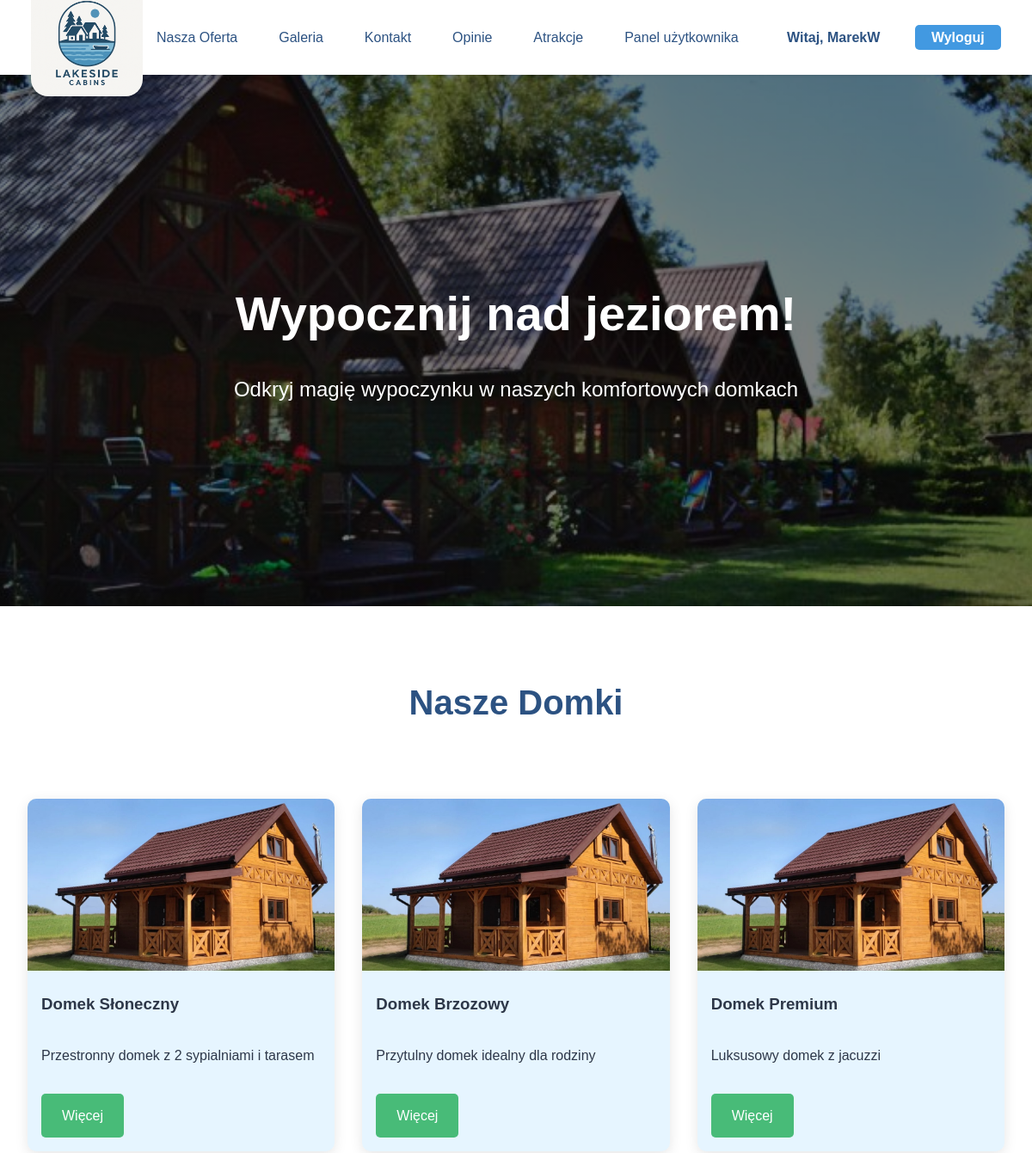
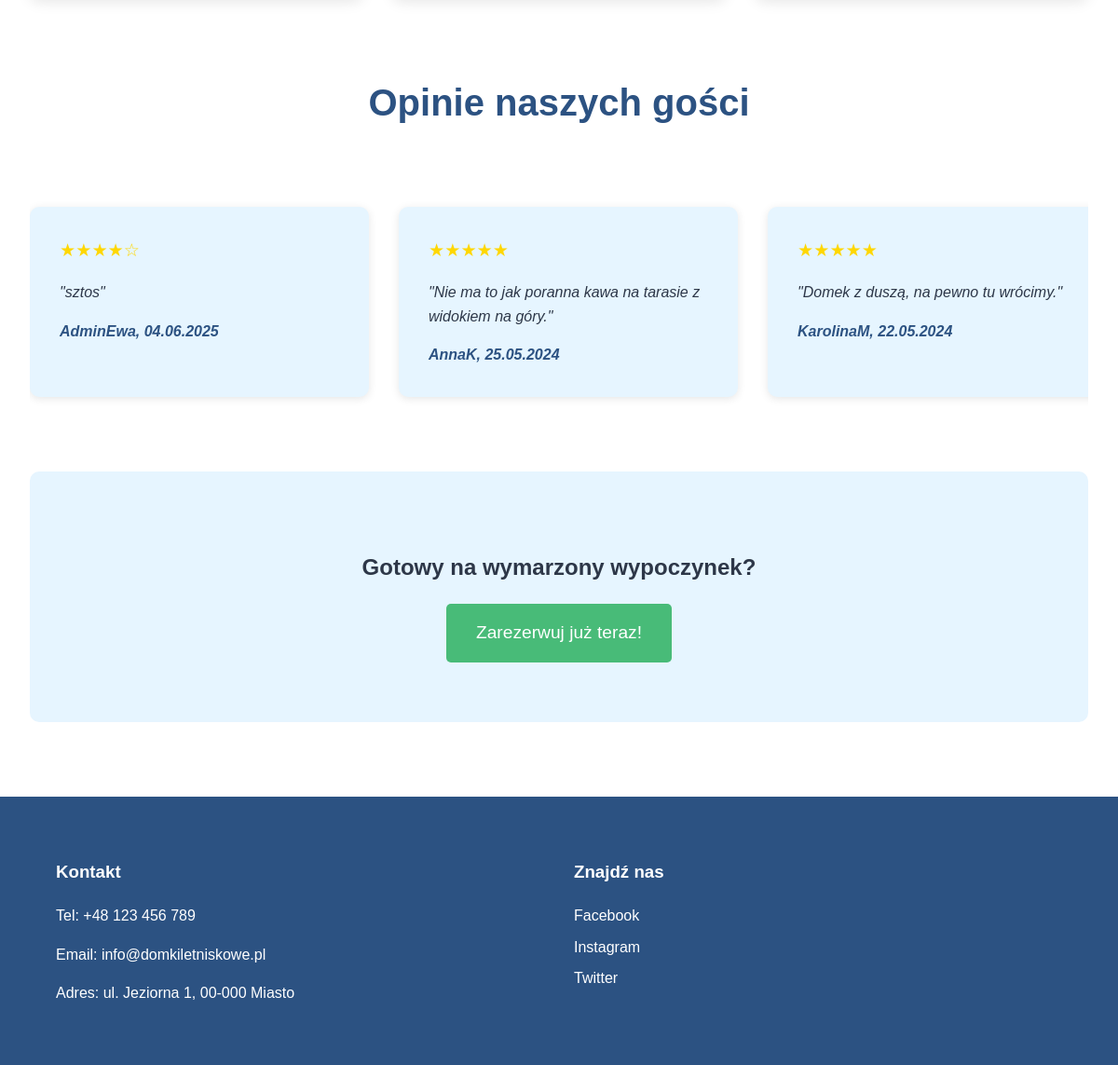
Page /index.php (signed in) on the committed database (2 pictures, top to bottom).
### tables this page shows
CREATE TABLE `opinions` (
  `id` int(11) NOT NULL,
  `user_id` int(11) NOT NULL,
  `content` text NOT NULL,
  `rating` int(11) DEFAULT NULL CHECK (`rating` between 1 and 5),
  `created_at` datetime NOT NULL DEFAULT current_timestamp(),
  `approved` tinyint(1) DEFAULT 0
);

CREATE TABLE `users` (
  `id` int(11) NOT NULL,
  `username` varchar(50) NOT NULL,
  `email` varchar(100) NOT NULL,
  `password` varchar(255) NOT NULL,
  `role` enum('admin','client','konserwator','ksiegowy') DEFAULT 'client'
);

### index.php (the view, shortened to what this page needs)
<?php
$opinie = [];
$host = 'localhost';
$user = 'root';
$pass = '';
$db   = 'domki_letniskowe';
$conn = mysqli_connect($host, $user, $pass, $db);
if ($conn) {
    $sql = "SELECT o.content, o.rating, u.username, o.created_at
            FROM opinions o
            JOIN users u ON o.user_id = u.id
            ORDER BY o.id DESC
            LIMIT 3";
    $result = mysqli_query($conn, $sql);
    if ($result) {
        while ($row = mysqli_fetch_assoc($result)) {
            $opinie[] = $row;
        }
    }
}
?>
<!DOCTYPE html>
<html lang="pl">
<head>
    <link rel="stylesheet" href="css/style.css">
</head>
<body>
    <header>
        <a href="index.php"><img src="assets/logo.png" alt="Logo Domki Letniskowe" class="logo"></a>
        <nav>
            <ul>
                <li><a href="oferta.php">Nasza Oferta</a></li>
                <li><a href="galeria.php">Galeria</a></li>
                <li><a href="kontakt.php">Kontakt</a></li>
                <li><a href="opinie.php">Opinie</a></li>
                <li><a href="atrakcje.php">Atrakcje</a></li>
                <?php if(isset($_SESSION['user_id']) && isset($_SESSION['user_email'])): ?>
                <li><a href="admin.php">Panel użytkownika</a></li>
                <li class="login-btn" style="color:var(--primary-color); font-weight:bold; background:none;">
                    Witaj, <?= htmlspecialchars($_SESSION['user_name']) ?>
                </li>
                <li class="login-btn"><a href="logout.php">Wyloguj</a></li>
                <?php else: ?>
                <li class="login-btn"><a href="login.php">Login</a></li>
                <?php endif; ?>
            </ul>
        </nav>
    </header>
    <section class="hero">
        <div class="hero-content">
            <h1>Wypocznij nad jeziorem!</h1>
            <p>Odkryj magię wypoczynku w naszych komfortowych domkach</p>
        </div>
    </section>
    <main>
        <section class="oferta-skrot">
            <h2>Nasze Domki</h2>
            <div class="domki-container">
                <div class="domek-karta">
                    <img src="assets/sloneczny/domek1.jpg" alt="Domek Słoneczny">
                    <h3>Domek Słoneczny</h3>
                    <p>Przestronny domek z 2 sypialniami i tarasem</p>
                    <a href="oferta.php#domek1" class="btn-wiecej">Więcej</a>
                </div>
                <div class="domek-karta">
                    <img src="assets/brzozowy/domek1.jpg" alt="Domek Brzozowy">
                    <h3>Domek Brzozowy</h3>
                    <p>Przytulny domek idealny dla rodziny</p>
                    <a href="oferta.php#domek2" class="btn-wiecej">Więcej</a>
                </div>
                <div class="domek-karta">
                    <img src="assets/premium/domek1.jpg" alt="Domek Premium">
                    <h3>Domek Premium</h3>
                    <p>Luksusowy domek z jacuzzi</p>
                    <a href="oferta.php#domek3" class="btn-wiecej">Więcej</a>
                </div>
            </div>
        </section>
        <section class="opinie" id="opinie-slider">
            <h2>Opinie naszych gości</h2>
            <div class="opinie-container">
                <?php foreach($opinie as $opinia): ?>
                <div class="opinia">
                    <div class="gwiazdki" style="color:gold;font-size:1.2rem;">
                        <?php
                        $rating = (int)$opinia['rating'];
                        for ($i = 1; $i <= 5; $i++) {
                            echo $i <= $rating ? '★' : '☆';
                        }
                        ?>
                    </div>
                    <p>"<?= htmlspecialchars($opinia['content']) ?>"</p>
                    <cite><?= htmlspecialchars($opinia['username']) ?>, <?= date('d.m.Y', strtotime($opinia['created_at'])) ?></cite>
                </div>
                <?php endforeach; ?>
            </div>
        </section>
        <section class="cta">
            <h2>Gotowy na wymarzony wypoczynek?</h2>
            <a href="rezerwacja.php" class="btn-rezerwuj">Zarezerwuj już teraz!</a>
        </section>
    </main>
    <footer>
        <div class="footer-content">
            <div class="kontakt">
                <h3>Kontakt</h3>
                <p>Tel: +48 123 456 789</p>
                <p>Email: info@domkiletniskowe.pl</p>
                <p>Adres: ul. Jeziorna 1, 00-000 Miasto</p>
            </div>
            <div class="social-media">
                <h3>Znajdź nas</h3>
                <a href="#" class="social-link">Facebook</a>
                <a href="#" class="social-link">Instagram</a>
                <a href="#" class="social-link">Twitter</a>
            </div>
        </div>
    </footer>
</body>
</html>

### css/style.css (style rules this page uses)
:root { --primary-color: #2c5282; --secondary-color: #4299e1; --accent-color: #48bb78; --text-color: #2d3748; --light-bg: #e6f5ff; }
body { margin: 0; font-family: 'Arial', sans-serif; color: var(--text-color); line-height: 1.6; }
header { background: white; box-shadow: 0 1px 5px rgba(0,0,0,0.1); padding: 0.7rem 3%; position: fixed; width: 94%; top: 0; z-index: 1000; display: flex; align-items: center; justify-content: space-between; height: 65px; }
.logo { width: 130px; height: auto; }
nav { flex: 1; }
nav ul { display: flex; list-style: none; gap: 1rem; justify-content: flex-end; padding: 0; margin: 0; }
nav a { text-decoration: none; color: var(--primary-color); font-weight: 500; font-size: 1rem; padding: 0.4rem 1rem; border-radius: 3px; transition: all 0.3s ease; }
.hero { height: 80vh; background: linear-gradient(rgba(0,0,0,0.5), rgba(0,0,0,0.5)), url('../assets/hero-bg.jpg'); background-size: cover; background-position: center; display: flex; align-items: center; justify-content: center; text-align: center; color: white; margin-top: 65px; }
.hero-content { padding: 2rem; }
.hero h1 { font-size: 3.5rem; margin-bottom: 1rem; }
.hero p { font-size: 1.5rem; }
main { max-width: 1200px; margin: 0 auto; padding: 2rem; }
.oferta-skrot h2, .opinie h2 { text-align: center; font-size: 2.5rem; margin: 3rem 0; color: var(--primary-color); }
.domki-container { display: grid; grid-template-columns: repeat(auto-fit, minmax(300px, 1fr)); gap: 2rem; padding: 2rem 0; }
.domek-karta { background: var(--light-bg); border-radius: 10px; overflow: hidden; box-shadow: 0 4px 15px rgba(0,0,0,0.1); transition: transform 0.3s ease; }
.domek-karta img { width: 100%; height: 200px; object-fit: cover; }
.domek-karta h3, .domek-karta p { padding: 1rem; margin: 0; }
.btn-wiecej { display: inline-block; padding: 0.8rem 1.5rem; background: var(--accent-color); color: white; text-decoration: none; margin: 1rem; border-radius: 5px; transition: background 0.3s ease; }
.opinie-container { display: flex; gap: 2rem; overflow-x: auto; padding: 2rem 0; }
.opinia { background: var(--light-bg); padding: 2rem; border-radius: 10px; min-width: 300px; box-shadow: 0 2px 10px rgba(0,0,0,0.1); }
.opinia p { font-style: italic; margin-bottom: 1rem; }
.opinia cite { color: var(--primary-color); font-weight: bold; }
.cta { text-align: center; padding: 4rem 0; background: var(--light-bg); margin: 3rem 0; border-radius: 10px; }
.btn-rezerwuj { display: inline-block; padding: 1rem 2rem; background: var(--accent-color); color: white; text-decoration: none; font-size: 1.2rem; border-radius: 5px; transition: all 0.3s ease; }
footer { background: var(--primary-color); color: white; padding: 3rem 5%; }
.footer-content { max-width: 1200px; margin: 0 auto; display: grid; grid-template-columns: repeat(auto-fit, minmax(250px, 1fr)); gap: 2rem; }
.social-link { display: block; color: white; text-decoration: none; margin: 0.5rem 0; transition: color 0.3s ease; }
.logo { padding-top: 15px; border-radius: 20px; }
.login-btn { margin-left: auto; }
.login-btn a { background: var(--secondary-color); color: #fff !important; font-weight: bold; border-radius: 5px; padding: 0.4rem 1.2rem; transition: background 0.3s; }

### rows in the picture
opinions: rating 4 (drawn), content "sztos", user.username "AdminEwa", created_at "04.06.2025"
opinions: content "Nie ma to jak poranna kawa na tarasie z widokiem na góry.", user.username "AnnaK", created_at "25.05.2024"
opinions: content "Domek z duszą, na pewno tu wrócimy.", user.username "KarolinaM", created_at "22.05.2024"

### other values in the picture
$_SESSION['user_name'] "MarekW"
